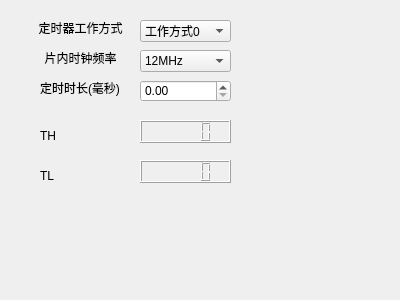
<?xml version="1.0" encoding="UTF-8"?>
<ui version="4.0">
 <class>TimerCalculator</class>
 <widget class="QWidget" name="TimerCalculator">
  <property name="geometry">
   <rect>
    <x>0</x>
    <y>0</y>
    <width>400</width>
    <height>300</height>
   </rect>
  </property>
  <property name="windowTitle">
   <string>TimerCalculator</string>
  </property>
  <widget class="QLCDNumber" name="lcdNumberH">
   <property name="geometry">
    <rect>
     <x>140</x>
     <y>120</y>
     <width>91</width>
     <height>23</height>
    </rect>
   </property>
  </widget>
  <widget class="QLabel" name="label">
   <property name="geometry">
    <rect>
     <x>40</x>
     <y>80</y>
     <width>91</width>
     <height>16</height>
    </rect>
   </property>
   <property name="text">
    <string>定时时长(毫秒)</string>
   </property>
  </widget>
  <widget class="QLabel" name="label_2">
   <property name="geometry">
    <rect>
     <x>40</x>
     <y>130</y>
     <width>54</width>
     <height>12</height>
    </rect>
   </property>
   <property name="text">
    <string>TH</string>
   </property>
  </widget>
  <widget class="QLabel" name="label_3">
   <property name="geometry">
    <rect>
     <x>40</x>
     <y>170</y>
     <width>54</width>
     <height>12</height>
    </rect>
   </property>
   <property name="text">
    <string>TL</string>
   </property>
  </widget>
  <widget class="QLCDNumber" name="lcdNumberL">
   <property name="geometry">
    <rect>
     <x>140</x>
     <y>160</y>
     <width>91</width>
     <height>23</height>
    </rect>
   </property>
  </widget>
  <widget class="QComboBox" name="comboBox">
   <property name="geometry">
    <rect>
     <x>140</x>
     <y>20</y>
     <width>91</width>
     <height>22</height>
    </rect>
   </property>
   <item>
    <property name="text">
     <string>工作方式0</string>
    </property>
   </item>
   <item>
    <property name="text">
     <string>工作方式1</string>
    </property>
   </item>
   <item>
    <property name="text">
     <string>工作方式2</string>
    </property>
   </item>
   <item>
    <property name="text">
     <string>工作方式3</string>
    </property>
   </item>
  </widget>
  <widget class="QLabel" name="label_4">
   <property name="geometry">
    <rect>
     <x>30</x>
     <y>20</y>
     <width>101</width>
     <height>16</height>
    </rect>
   </property>
   <property name="text">
    <string>定时器工作方式</string>
   </property>
   <property name="alignment">
    <set>Qt::AlignCenter</set>
   </property>
  </widget>
  <widget class="QLabel" name="label_5">
   <property name="geometry">
    <rect>
     <x>30</x>
     <y>50</y>
     <width>101</width>
     <height>16</height>
    </rect>
   </property>
   <property name="text">
    <string>片内时钟频率</string>
   </property>
   <property name="alignment">
    <set>Qt::AlignCenter</set>
   </property>
  </widget>
  <widget class="QComboBox" name="comboBox_2">
   <property name="geometry">
    <rect>
     <x>140</x>
     <y>50</y>
     <width>91</width>
     <height>22</height>
    </rect>
   </property>
   <item>
    <property name="text">
     <string>12MHz</string>
    </property>
   </item>
   <item>
    <property name="text">
     <string>11.0592MHz</string>
    </property>
   </item>
  </widget>
  <widget class="QDoubleSpinBox" name="doubleSpinBox">
   <property name="geometry">
    <rect>
     <x>140</x>
     <y>80</y>
     <width>91</width>
     <height>22</height>
    </rect>
   </property>
  </widget>
 </widget>
 <layoutdefault spacing="6" margin="11"/>
 <resources/>
 <connections/>
</ui>
